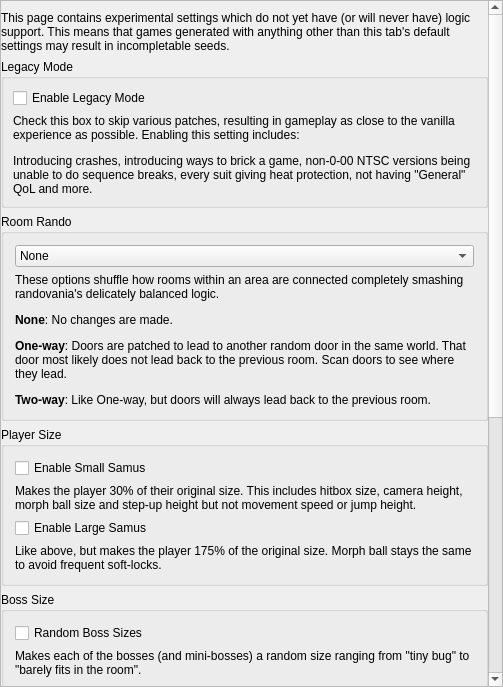
<?xml version="1.0" encoding="UTF-8"?>
<ui version="4.0">
 <class>PresetPrimeChaos</class>
 <widget class="QMainWindow" name="PresetPrimeChaos">
  <property name="geometry">
   <rect>
    <x>0</x>
    <y>0</y>
    <width>503</width>
    <height>687</height>
   </rect>
  </property>
  <property name="windowTitle">
   <string>Other</string>
  </property>
  <widget class="QWidget" name="centralWidget">
   <property name="maximumSize">
    <size>
     <width>16777215</width>
     <height>16777215</height>
    </size>
   </property>
   <layout class="QVBoxLayout" name="verticalLayout">
    <property name="leftMargin">
     <number>0</number>
    </property>
    <property name="topMargin">
     <number>0</number>
    </property>
    <property name="rightMargin">
     <number>0</number>
    </property>
    <property name="bottomMargin">
     <number>0</number>
    </property>
    <item>
     <widget class="QScrollArea" name="scroll_area">
      <property name="widgetResizable">
       <bool>true</bool>
      </property>
      <widget class="QWidget" name="scroll_contents">
       <property name="geometry">
        <rect>
         <x>0</x>
         <y>0</y>
         <width>487</width>
         <height>1334</height>
        </rect>
       </property>
       <layout class="QVBoxLayout" name="scroll_layout">
        <property name="leftMargin">
         <number>0</number>
        </property>
        <property name="topMargin">
         <number>2</number>
        </property>
        <property name="rightMargin">
         <number>0</number>
        </property>
        <property name="bottomMargin">
         <number>0</number>
        </property>
        <item>
         <spacer name="top_spacer">
          <property name="orientation">
           <enum>Qt::Orientation::Vertical</enum>
          </property>
          <property name="sizeType">
           <enum>QSizePolicy::Policy::Fixed</enum>
          </property>
          <property name="sizeHint" stdset="0">
           <size>
            <width>20</width>
            <height>8</height>
           </size>
          </property>
         </spacer>
        </item>
        <item>
         <widget class="QLabel" name="chaos_label">
          <property name="text">
           <string>&lt;html&gt;&lt;head/&gt;&lt;body&gt;&lt;p&gt;This page contains experimental settings which do not yet have (or will never have) logic support. This means that games generated with anything other than this tab's default settings may result in incompletable seeds.&lt;/p&gt;&lt;/body&gt;&lt;/html&gt;</string>
          </property>
          <property name="wordWrap">
           <bool>true</bool>
          </property>
         </widget>
        </item>
        <item>
         <widget class="QGroupBox" name="legacy_mode_group">
          <property name="title">
           <string>Legacy Mode</string>
          </property>
          <layout class="QVBoxLayout" name="verticalLayout_9">
           <property name="leftMargin">
            <number>9</number>
           </property>
           <property name="topMargin">
            <number>9</number>
           </property>
           <property name="rightMargin">
            <number>9</number>
           </property>
           <property name="bottomMargin">
            <number>9</number>
           </property>
           <item>
            <widget class="QCheckBox" name="legacy_mode_check">
             <property name="enabled">
              <bool>true</bool>
             </property>
             <property name="text">
              <string>Enable Legacy Mode</string>
             </property>
            </widget>
           </item>
           <item>
            <widget class="QLabel" name="legacy_mode_label">
             <property name="text">
              <string>&lt;html&gt;&lt;head/&gt;&lt;body&gt;&lt;p&gt;Check this box to skip various patches, resulting in gameplay as close to the vanilla experience as possible. Enabling this setting includes:&lt;/p&gt;&lt;p&gt;Introducing crashes, introducing ways to brick a game, non-0-00 NTSC versions being unable to do sequence breaks, every suit giving heat protection, not having &amp;quot;General&amp;quot; QoL and more.&lt;/p&gt;&lt;/body&gt;&lt;/html&gt;</string>
             </property>
             <property name="wordWrap">
              <bool>true</bool>
             </property>
            </widget>
           </item>
          </layout>
         </widget>
        </item>
        <item>
         <widget class="QGroupBox" name="room_rando_group">
          <property name="title">
           <string>Room Rando</string>
          </property>
          <layout class="QVBoxLayout" name="verticalLayout_5">
           <item>
            <widget class="QComboBox" name="room_rando_combo">
             <item>
              <property name="text">
               <string>None</string>
              </property>
             </item>
             <item>
              <property name="text">
               <string>One-way</string>
              </property>
             </item>
             <item>
              <property name="text">
               <string>Two-way</string>
              </property>
             </item>
            </widget>
           </item>
           <item>
            <widget class="QLabel" name="room_rando_label">
             <property name="text">
              <string>&lt;html&gt;&lt;head/&gt;&lt;body&gt;These options shuffle how rooms within an area are connected completely smashing randovania's delicately balanced logic.&lt;p&gt;&lt;span style=&quot; font-weight:600;&quot;&gt;None&lt;/span&gt;: No changes are made.&lt;/p&gt;&lt;p&gt;&lt;span style=&quot; font-weight:600;&quot;&gt;One-way&lt;/span&gt;: Doors are patched to lead to another random door in the same world. That door most likely does not lead back to the previous room. Scan doors to see where they lead.&lt;/p&gt;&lt;p&gt;&lt;span style=&quot; font-weight:600;&quot;&gt;Two-way&lt;/span&gt;: Like One-way, but doors will always lead back to the previous room.&lt;/p&gt;&lt;/body&gt;&lt;/html&gt;</string>
             </property>
             <property name="wordWrap">
              <bool>true</bool>
             </property>
            </widget>
           </item>
          </layout>
         </widget>
        </item>
        <item>
         <widget class="QGroupBox" name="groupBox">
          <property name="title">
           <string>Player Size</string>
          </property>
          <layout class="QVBoxLayout" name="verticalLayout_6">
           <item>
            <widget class="QCheckBox" name="small_samus_check">
             <property name="text">
              <string>Enable Small Samus</string>
             </property>
            </widget>
           </item>
           <item>
            <widget class="QLabel" name="small_samus_label">
             <property name="text">
              <string>&lt;html&gt;&lt;head/&gt;&lt;body&gt;&lt;p&gt;Makes the player 30% of their original size. This includes hitbox size, camera height, morph ball size and step-up height but not movement speed or jump height.&lt;/p&gt;&lt;/body&gt;&lt;/html&gt;</string>
             </property>
             <property name="wordWrap">
              <bool>true</bool>
             </property>
            </widget>
           </item>
           <item>
            <widget class="QCheckBox" name="large_samus_check">
             <property name="text">
              <string>Enable Large Samus</string>
             </property>
            </widget>
           </item>
           <item>
            <widget class="QLabel" name="large_samus_label">
             <property name="text">
              <string>&lt;html&gt;&lt;head/&gt;&lt;body&gt;&lt;p&gt;Like above, but makes the player 175% of the original size. Morph ball stays the same to avoid frequent soft-locks.&lt;/p&gt;&lt;/body&gt;&lt;/html&gt;</string>
             </property>
             <property name="wordWrap">
              <bool>true</bool>
             </property>
            </widget>
           </item>
          </layout>
         </widget>
        </item>
        <item>
         <widget class="QGroupBox" name="random_boss_sizes_group">
          <property name="title">
           <string>Boss Size</string>
          </property>
          <layout class="QVBoxLayout" name="verticalLayout_8">
           <item>
            <widget class="QCheckBox" name="random_boss_sizes_check">
             <property name="text">
              <string>Random Boss Sizes</string>
             </property>
            </widget>
           </item>
           <item>
            <widget class="QLabel" name="random_boss_sizes_label">
             <property name="text">
              <string>&lt;html&gt;&lt;head/&gt;&lt;body&gt;&lt;p&gt;Makes each of the bosses (and mini-bosses) a random size ranging from &quot;tiny bug&quot; to &quot;barely fits in the room&quot;.&lt;/p&gt;&lt;/body&gt;&lt;/html&gt;</string>
             </property>
             <property name="wordWrap">
              <bool>true</bool>
             </property>
            </widget>
           </item>
          </layout>
         </widget>
        </item>
        <item>
         <widget class="QGroupBox" name="items_group">
          <property name="title">
           <string>Pickup Locations</string>
          </property>
          <layout class="QVBoxLayout" name="verticalLayout_7">
           <item>
            <widget class="QCheckBox" name="shuffle_item_pos_check">
             <property name="text">
              <string>Shuffle Pickup Position</string>
             </property>
            </widget>
           </item>
           <item>
            <widget class="QLabel" name="shuffle_item_pos_label">
             <property name="text">
              <string>&lt;html&gt;&lt;head/&gt;&lt;body&gt;&lt;p&gt;Item locations are randomized within the rooms they reside in. There is no checking to ensure items are placed inbounds so seeds are not garunteed to be logical or even completable. Item scan points are adjusted in this mode to be larger and can be seen through walls.&lt;/p&gt;&lt;/body&gt;&lt;/html&gt;</string>
             </property>
             <property name="wordWrap">
              <bool>true</bool>
             </property>
            </widget>
           </item>
           <item>
            <widget class="QCheckBox" name="items_every_room_check">
             <property name="text">
              <string>Pickups in Every Room</string>
             </property>
            </widget>
           </item>
           <item>
            <widget class="QLabel" name="items_every_room_label">
             <property name="text">
              <string>&lt;html&gt;&lt;head/&gt;&lt;body&gt;&lt;p&gt;Like above, but adds 1 additional item spawn locations in each room which normally do not contain an item. Be sure to visit the item pool tab to fill the pool with items to use in the newly added location. These extra locations are always filled with filler items, unless playing on minimum logic.&lt;/p&gt;&lt;/body&gt;&lt;/html&gt;</string>
             </property>
             <property name="wordWrap">
              <bool>true</bool>
             </property>
            </widget>
           </item>
          </layout>
         </widget>
        </item>
        <item>
         <widget class="QGroupBox" name="shuffle_item_pos_group">
          <property name="title">
           <string>Room Attributes</string>
          </property>
          <layout class="QVBoxLayout" name="verticalLayout_4">
           <item>
            <widget class="QLabel" name="superheated_label">
             <property name="text">
              <string>&lt;html&gt;&lt;head/&gt;&lt;body&gt;&lt;p&gt;&lt;br/&gt;Superheated Probability: Probability that any room is superheated. If non-zero, rooms which are normally superheated will have their superheated state re-rolled. Completely ignores heat-run logic.&lt;/p&gt;&lt;/body&gt;&lt;/html&gt;</string>
             </property>
             <property name="wordWrap">
              <bool>true</bool>
             </property>
            </widget>
           </item>
           <item>
            <layout class="QHBoxLayout" name="superheated_slider_layout">
             <item>
              <widget class="ScrollProtectedSlider" name="superheated_slider">
               <property name="maximum">
                <number>1000</number>
               </property>
               <property name="pageStep">
                <number>2</number>
               </property>
               <property name="orientation">
                <enum>Qt::Orientation::Horizontal</enum>
               </property>
               <property name="tickPosition">
                <enum>QSlider::TickPosition::TicksBelow</enum>
               </property>
              </widget>
             </item>
             <item>
              <widget class="QLabel" name="superheated_slider_label">
               <property name="sizePolicy">
                <sizepolicy hsizetype="Fixed" vsizetype="Fixed">
                 <horstretch>0</horstretch>
                 <verstretch>0</verstretch>
                </sizepolicy>
               </property>
               <property name="minimumSize">
                <size>
                 <width>20</width>
                 <height>0</height>
                </size>
               </property>
               <property name="text">
                <string>0</string>
               </property>
               <property name="alignment">
                <set>Qt::AlignmentFlag::AlignCenter</set>
               </property>
              </widget>
             </item>
            </layout>
           </item>
           <item>
            <widget class="QLabel" name="submerged_label">
             <property name="text">
              <string>&lt;html&gt;&lt;head/&gt;&lt;body&gt;&lt;p&gt;&lt;br/&gt;Submerged Probability: Probability that any room is fully submerged in water. Completely ignores underwater movement logic.&lt;/p&gt;&lt;/body&gt;&lt;/html&gt;</string>
             </property>
             <property name="wordWrap">
              <bool>true</bool>
             </property>
            </widget>
           </item>
           <item>
            <layout class="QHBoxLayout" name="submerged_slider_layout">
             <item>
              <widget class="ScrollProtectedSlider" name="submerged_slider">
               <property name="maximum">
                <number>1000</number>
               </property>
               <property name="pageStep">
                <number>2</number>
               </property>
               <property name="orientation">
                <enum>Qt::Orientation::Horizontal</enum>
               </property>
               <property name="tickPosition">
                <enum>QSlider::TickPosition::TicksBelow</enum>
               </property>
              </widget>
             </item>
             <item>
              <widget class="QLabel" name="submerged_slider_label">
               <property name="sizePolicy">
                <sizepolicy hsizetype="Fixed" vsizetype="Fixed">
                 <horstretch>0</horstretch>
                 <verstretch>0</verstretch>
                </sizepolicy>
               </property>
               <property name="minimumSize">
                <size>
                 <width>20</width>
                 <height>0</height>
                </size>
               </property>
               <property name="text">
                <string>0</string>
               </property>
               <property name="alignment">
                <set>Qt::AlignmentFlag::AlignCenter</set>
               </property>
              </widget>
             </item>
            </layout>
           </item>
          </layout>
         </widget>
        </item>
       </layout>
      </widget>
     </widget>
    </item>
   </layout>
  </widget>
 </widget>
 <layoutdefault spacing="6" margin="11"/>
 <customwidgets>
  <customwidget>
   <class>ScrollProtectedSlider</class>
   <extends>QSlider</extends>
   <header>randovania/gui/widgets/scroll_protected.h</header>
  </customwidget>
 </customwidgets>
 <resources/>
 <connections/>
</ui>
